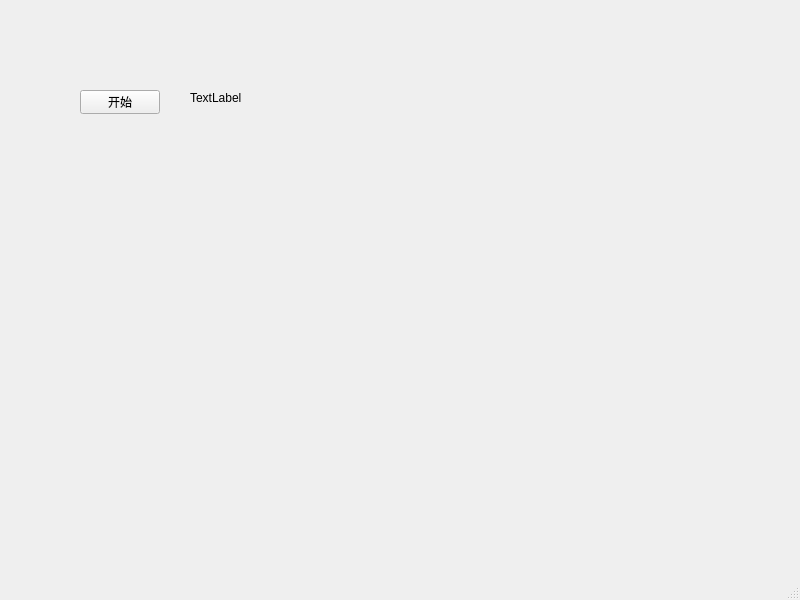
<?xml version="1.0" encoding="UTF-8"?>
<ui version="4.0">
 <class>MainWindow</class>
 <widget class="QMainWindow" name="MainWindow">
  <property name="geometry">
   <rect>
    <x>0</x>
    <y>0</y>
    <width>800</width>
    <height>600</height>
   </rect>
  </property>
  <property name="windowTitle">
   <string>MainWindow</string>
  </property>
  <widget class="QWidget" name="centralwidget">
   <widget class="QPushButton" name="loopBtn">
    <property name="geometry">
     <rect>
      <x>80</x>
      <y>90</y>
      <width>80</width>
      <height>24</height>
     </rect>
    </property>
    <property name="text">
     <string>开始</string>
    </property>
   </widget>
   <widget class="QLabel" name="label">
    <property name="geometry">
     <rect>
      <x>190</x>
      <y>90</y>
      <width>54</width>
      <height>16</height>
     </rect>
    </property>
    <property name="text">
     <string>TextLabel</string>
    </property>
   </widget>
  </widget>
  <widget class="QMenuBar" name="menubar">
   <property name="geometry">
    <rect>
     <x>0</x>
     <y>0</y>
     <width>800</width>
     <height>21</height>
    </rect>
   </property>
  </widget>
  <widget class="QStatusBar" name="statusbar"/>
 </widget>
 <resources/>
 <connections/>
</ui>
